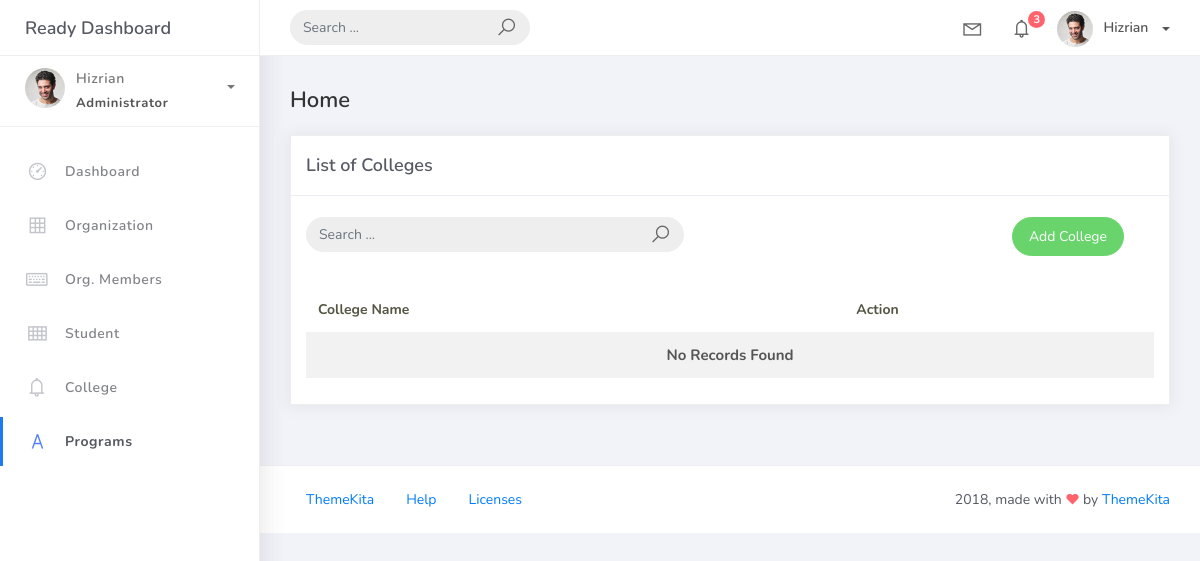
/college_list, run on an earlier commit of the app's database.
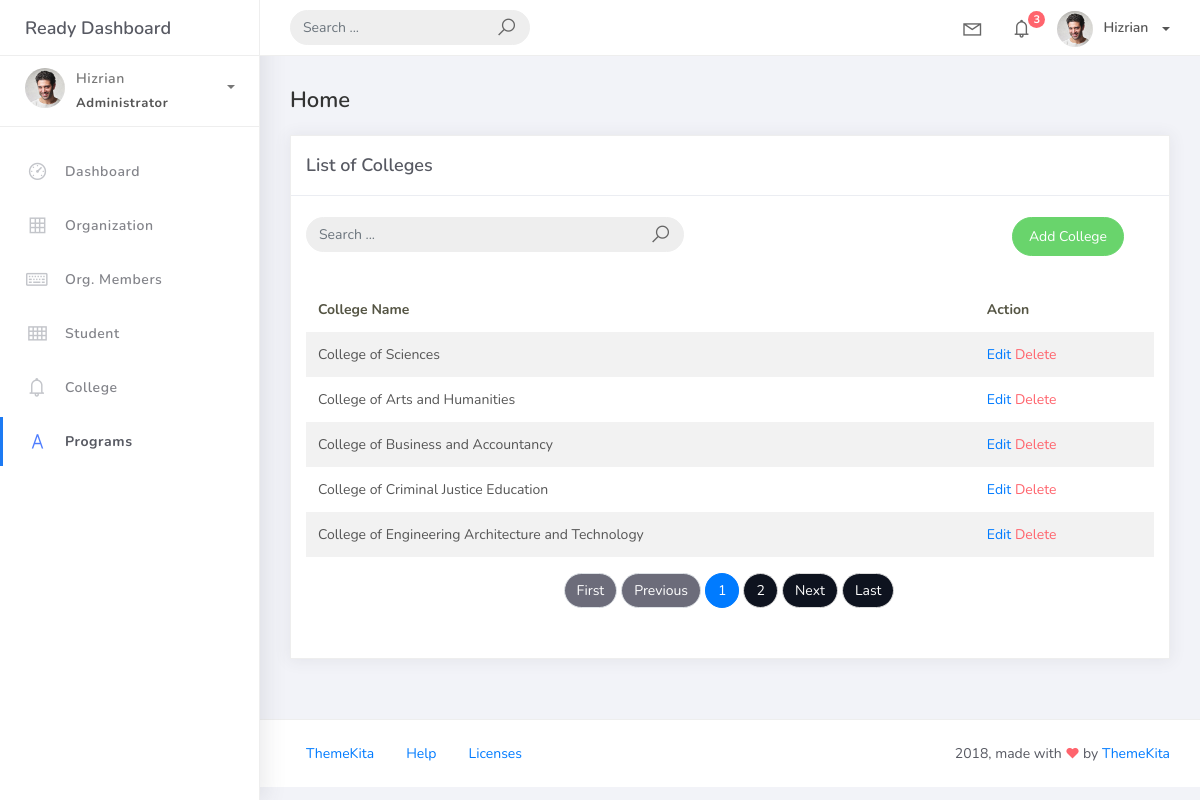
And on a later commit of the database.
### studentorg/models.py (models this page shows, shortened)
class BaseModel (models.Model ):
    create_at = models.DateTimeField(auto_now_add=True, db_index=True)
    updated_at = models.DateTimeField(auto_now=True)
    class Meta:
        abstract = True

class College(BaseModel):
    college_name = models.CharField(max_length=150)

### studentorg/views.py (the view)
# urls.py: path('college_list', CollegeList.as_view(), name='college-list'),
class CollegeList(ListView):
    model = College
    context_object_name = 'college'
    template_name  = 'college_list.html'
    paginate_by = 5

### templates/college_list.html
{% extends 'base.html' %} {%load static %}  {% block content %}
<div class="content">
    <div class="container-fluid">
        <h4 class="page-title">Home</h4>
        <div class="row">
            <div class="col-md-12">
                <div class="card">
                    <div class="card-header">
                        <div class="card-title">List of Colleges</div>
                    </div>
                    <br />
                            <div class="col-md-12 row">
                                <div class="col-md-6">
                                    <form class="navbar-left navbar-form nav-search mr-md-3" action="{% url 'college-list' %}">
                                      <div class="input-group">
                                        <input type="text" placeholder="Search ..." class="form-control" name="q" />
                                        <div class="input-group-append">
                                        <span class="input-group-text">
                                            <i class="la la-search search-icon"></i>
                                        </span>
                                        </div>
                                      </div>
                                    </form>
                                </div>
                                <div class="col-md-6">
                                    <div class="pull-right">
                                        <a href="{% url 'college-add' %}" class="btn btn-success btn-rounded">Add College</a>
                                    </div>
                                </div>
                            </div>
                    <div class="card-body">
                        <table class="table table-striped mt-3">
                            <thead>
                                <tr>
                                    <th scope="col">College Name</th>
                                    <th scope="col">Action</th>
                                </tr>
                            </thead>
                            <tbody>
                                {% for object in object_list %}
                                <tr>
                                    <td>{{ object.college_name }}</td>
                                    <td>
                                        <a href="college_list/{{ object.id }}">Edit</a>
                                        <a href="college_list/{{ object.id }}/delete" class="text-danger">Delete</a>
                                    </td>
                                </tr>
                                {% empty %}
                                <tr>
                                    <td colspan="4" style="text-align: center">
                                        <p class="text-sm font-weight-bold mb-0">No Records Found</p>
                                    </td>
                                </tr>
                                {% endfor %}
                            </tbody>
                        </table>
                        {% include 'includes/pagination.html' %}
                    </div>
                </div>
            </div>
        </div>
    </div>
</div>
{% endblock %}

What changed in the data, as far as the page shows it:
added College: college_name "College of Sciences"
added College: college_name "College of Arts and Humanities"
added College: college_name "College of Business and Accountancy"
added College: college_name "College of Criminal Justice Education"
added College: college_name "College of Engineering Architecture and Technology"
Also different on the page:
text no longer shown: "No Records Found"
text now shown: "First Previous Next Last"
new list line: "1"
new list line: "2"
